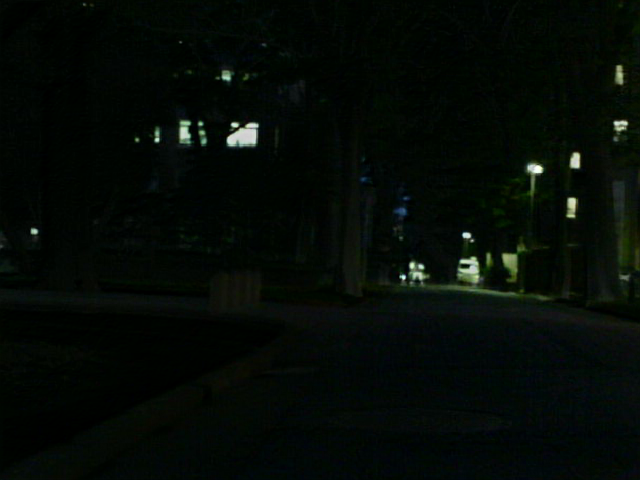
#> input picture SourceCode/Baseline/TarDAL/output/msrs/images/00020N.png, 640 x 480 px; its folder holds only this picture in this run
$ python verify_ag_calculation.py --image_path ../output/msrs/images/00020N.png   (older library calls are emulated)
#> lines starting #> are read from the running program, lines starting #| are printed output that depends on the picture; long printed decimals are rounded
"""
AG (Average Gradient) 计算验证脚本
检查并对比不同方法计算 AG 的结果，确保一致性

用法：
    python scripts/verify_ag_calculation.py --image_path path/to/image.png
"""

import os
import sys
import argparse
from pathlib import Path
import numpy as np
try:
    import cv2
    CV2_AVAILABLE = True
except ImportError:
    CV2_AVAILABLE = False

try:
    from scipy.ndimage import sobel, convolve
    SCIPY_AVAILABLE = True
except ImportError:
    SCIPY_AVAILABLE = False

import matplotlib.pyplot as plt

sys.path.insert(0, str(Path(__file__).parent.parent))


def rgb2gray(img):
    """RGB转灰度"""
    if len(img.shape) == 3:
        return cv2.cvtColor(img, cv2.COLOR_BGR2GRAY)
    return img


def average_gradient_sobel(img):
    """
    使用 Sobel 算子计算平均梯度 (原始方法)
    注意：scipy.ndimage.sobel 返回的梯度值会比 OpenCV 的 Sobel 大
    因为它使用 [-1, 0, 1] 而非 [-1, 0, 1]/8 的归一化
    """
    img = rgb2gray(img).astype(np.float64)

    gx = sobel(img, axis=1)  # 水平梯度
    gy = sobel(img, axis=0)  # 垂直梯度

    return np.mean(np.sqrt(gx ** 2 + gy ** 2))


def average_gradient_opencv(img):
    """
    使用 OpenCV Sobel 计算平均梯度
    这是更标准的实现方式
    """
    img = rgb2gray(img).astype(np.float64)

    gx = cv2.Sobel(img, cv2.CV_64F, 1, 0, ksize=3)
    gy = cv2.Sobel(img, cv2.CV_64F, 0, 1, ksize=3)

    return np.mean(np.sqrt(gx ** 2 + gy ** 2))


def average_gradient_prewitt(img):
    """使用 Prewitt 算子计算平均梯度"""
    img = rgb2gray(img).astype(np.float64)

    prewitt_x = np.array([[-1, 0, 1], [-1, 0, 1], [-1, 0, 1]])
    prewitt_y = np.array([[-1, -1, -1], [0, 0, 0], [1, 1, 1]])

    gx = convolve(img, prewitt_x)
    gy = convolve(img, prewitt_y)

    return np.mean(np.sqrt(gx ** 2 + gy ** 2))


def average_gradient_standard(img):
    """
    标准的平均梯度计算公式
    AG = (1/(M*N)) * sum(sqrt((dx)^2 + (dy)^2))
    其中 dx = I(i, j+1) - I(i, j), dy = I(i+1, j) - I(i, j)
    """
    img = rgb2gray(img).astype(np.float64)

    # 简单差分
    dx = np.diff(img, axis=1)
    dy = np.diff(img, axis=0)

    # 对齐尺寸
    dx = dx[:-1, :]
    dy = dy[:, :-1]

    gradient = np.sqrt(dx ** 2 + dy ** 2)
    return np.mean(gradient)


def average_gradient_normalized(img, normalize=True):
    """
    归一化的平均梯度计算
    如果 normalize=True，结果会除以 255 进行归一化
    """
    img = rgb2gray(img).astype(np.float64)

    if normalize:
        img = img / 255.0

    gx = cv2.Sobel(img, cv2.CV_64F, 1, 0, ksize=3)
    gy = cv2.Sobel(img, cv2.CV_64F, 0, 1, ksize=3)

    return np.mean(np.sqrt(gx ** 2 + gy ** 2))


def verify_ag_consistency(image_paths: list, method_names: list = None):
    """
    验证不同图像的 AG 计算一致性
    """
    if method_names is None:
        method_names = ['Image']

    results = []

    for i, img_path in enumerate(image_paths):
        if not os.path.exists(img_path):
            print(f"Warning: Image not found: {img_path}")
            continue

        img = cv2.imread(img_path)
        if img is None:
            print(f"Warning: Could not read image: {img_path}")
            continue

        name = method_names[i] if i < len(method_names) else Path(img_path).stem

        ag_sobel_scipy = average_gradient_sobel(img)
        ag_sobel_opencv = average_gradient_opencv(img)
        ag_prewitt = average_gradient_prewitt(img)
        ag_standard = average_gradient_standard(img)
        ag_normalized = average_gradient_normalized(img, normalize=True)

        results.append({
            'name': name,
            'path': img_path,
            'ag_sobel_scipy': ag_sobel_scipy,
            'ag_sobel_opencv': ag_sobel_opencv,
            'ag_prewitt': ag_prewitt,
            'ag_standard': ag_standard,
            'ag_normalized': ag_normalized
        })

    return results


def print_comparison_table(results: list):
    """打印对比表格"""
    print("\n" + "="*100)
    print("Average Gradient (AG) Calculation Comparison")
    print("="*100)
    print(f"\n{'Method':<15} {'Sobel(scipy)':<15} {'Sobel(cv2)':<15} {'Prewitt':<15} {'Standard':<15} {'Normalized':<15}")
    print("-" * 90)

    for r in results:
        print(f"{r['name']:<15} {r['ag_sobel_scipy']:<15.4f} {r['ag_sobel_opencv']:<15.4f} "
              f"{r['ag_prewitt']:<15.4f} {r['ag_standard']:<15.4f} {r['ag_normalized']:<15.6f}")

    print("\n" + "="*100)
    print("Analysis:")
    print("-" * 100)
    print("1. Sobel (scipy): Uses scipy.ndimage.sobel, returns larger values due to non-normalized kernel")
    print("2. Sobel (OpenCV): Uses cv2.Sobel with ksize=3, standard implementation")
    print("3. Prewitt: Uses Prewitt operator, similar to Sobel but with uniform weights")
    print("4. Standard: Simple pixel difference, most basic definition")
    print("5. Normalized: Sobel on [0,1] normalized image, produces small values")
    print("="*100)


# [43 lines left out: function analyze_ag_discrepancy, not called in this run]


def visualize_gradients(image_path: str, output_path: str = None):
    """可视化图像梯度"""
    img = cv2.imread(image_path)
    if img is None:
        print(f"Could not read image: {image_path}")
        return

    gray = rgb2gray(img).astype(np.float64)

    # 计算梯度
    gx = cv2.Sobel(gray, cv2.CV_64F, 1, 0, ksize=3)
    gy = cv2.Sobel(gray, cv2.CV_64F, 0, 1, ksize=3)
    magnitude = np.sqrt(gx ** 2 + gy ** 2)

    # 可视化
    fig, axes = plt.subplots(2, 2, figsize=(12, 10))

    axes[0, 0].imshow(cv2.cvtColor(img, cv2.COLOR_BGR2RGB))
    axes[0, 0].set_title('Original Image')
    axes[0, 0].axis('off')

    axes[0, 1].imshow(magnitude, cmap='hot')
    axes[0, 1].set_title(f'Gradient Magnitude\nAG = {np.mean(magnitude):.2f}')
    axes[0, 1].axis('off')

    axes[1, 0].imshow(np.abs(gx), cmap='hot')
    axes[1, 0].set_title('Horizontal Gradient (|Gx|)')
    axes[1, 0].axis('off')

    axes[1, 1].imshow(np.abs(gy), cmap='hot')
    axes[1, 1].set_title('Vertical Gradient (|Gy|)')
    axes[1, 1].axis('off')

    plt.tight_layout()

    if output_path:
        plt.savefig(output_path, dpi=300, bbox_inches='tight')
        print(f"Gradient visualization saved to {output_path}")
    else:
        plt.show()

    plt.close()


def main():
    parser = argparse.ArgumentParser(description='Verify AG Calculation')
    parser.add_argument('--image_path', type=str, help='Single image path to analyze')
    parser.add_argument('--fused_dir', type=str, help='Directory of fused images')
    parser.add_argument('--baseline_dir', type=str, help='Directory of baseline fused images')
    parser.add_argument('--output_dir', type=str, default='output/ag_analysis')
    args = parser.parse_args()

    output_dir = Path(args.output_dir)
    output_dir.mkdir(parents=True, exist_ok=True)

    args = parser.parse_args()

    output_dir = Path(args.output_dir)
    output_dir.mkdir(parents=True, exist_ok=True)

    if args.image_path:
        if not CV2_AVAILABLE:
            print("Error: opencv-python not installed.")
            return

        # 分析单张图像
        img = cv2.imread(args.image_path)
#> img is the input picture: shape (480, 640, 3); mean B, G, R 5.6, 10.3, 4.4
        if img is not None:
            print(f"\nAnalyzing: {args.image_path}")
            results = verify_ag_consistency([args.image_path], ['Input'])
#> in average_gradient_sobel, `gx = sobel(img, axis=1)`:
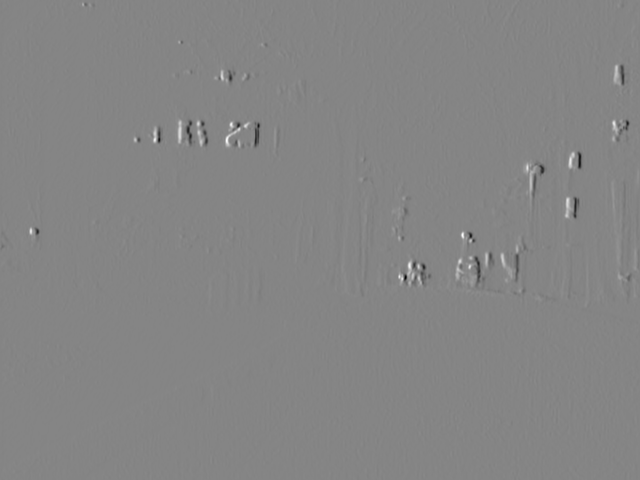
#> gx: shape (480, 640) float64; min -767, max 703, mean 0.1; drawn with min black and max white
#> in verify_ag_consistency, `ag_sobel_scipy = average_gradient_sobel(img)`: ag_sobel_scipy = 12.64
#> in verify_ag_consistency, `ag_sobel_opencv = average_gradient_opencv(img)`: ag_sobel_opencv = 12.63
#> in verify_ag_consistency, `ag_prewitt = average_gradient_prewitt(img)`: ag_prewitt = 9.35
#> in average_gradient_standard, `gradient = np.sqrt(dx ** 2 + dy ** 2)`:
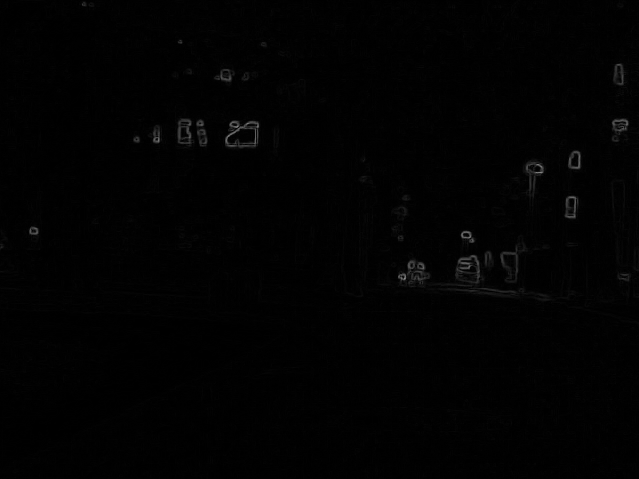
#> gradient: shape (479, 639) float64; min 0, max 138.3, mean 2
#> in verify_ag_consistency, `ag_standard = average_gradient_standard(img)`: ag_standard = 2
#> in verify_ag_consistency, `ag_normalized = average_gradient_normalized(img, normalize=True)`: ag_normalized = 0.0495
#> results = 1 item
            print_comparison_table(results)
#> the loop in print_comparison_table, `for r in results:` made 1 pass
#| Input           12.6436         12.6300         9.3537          2.0019          0.04953
            visualize_gradients(args.image_path, str(output_dir / 'gradient_visualization.png'))
#> in visualize_gradients, `plt.savefig(output_path, dpi=300, bbox_inches='tight')`:
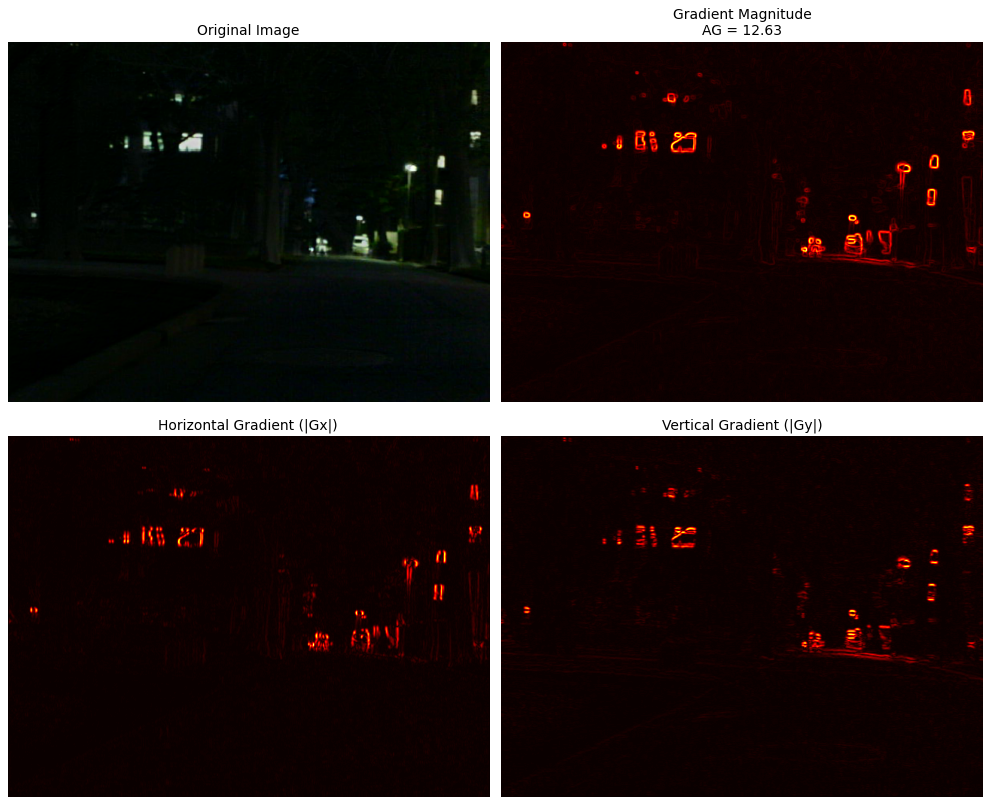
#> figure drawn by matplotlib, 4 panels

    elif args.fused_dir:
        if not CV2_AVAILABLE:
            print("Error: opencv-python not installed.")
            return

        # 分析整个目录
        fused_images = list(Path(args.fused_dir).glob('*.png'))[:10]  # 取前10张

        image_paths = [str(p) for p in fused_images]
        names = [p.stem for p in fused_images]

        results = verify_ag_consistency(image_paths, names)
        print_comparison_table(results)

        # 计算平均值
        print("\n--- Average AG Values ---")
        avg_sobel_scipy = np.mean([r['ag_sobel_scipy'] for r in results])
        avg_sobel_opencv = np.mean([r['ag_sobel_opencv'] for r in results])
        print(f"Average AG (Sobel scipy): {avg_sobel_scipy:.4f}")
        print(f"Average AG (Sobel OpenCV): {avg_sobel_opencv:.4f}")

    else:
        # 显示分析说明
        analyze_ag_discrepancy()

        print("\n\nUsage examples:")
        print("  python scripts/verify_ag_calculation.py --image_path output/msrs/images/00004N.png")
        print("  python scripts/verify_ag_calculation.py --fused_dir output/msrs/images")


if __name__ == '__main__':
    main()

$ run again, on SourceCode/Baseline/TarDAL/output/msrs/images/00024N.png
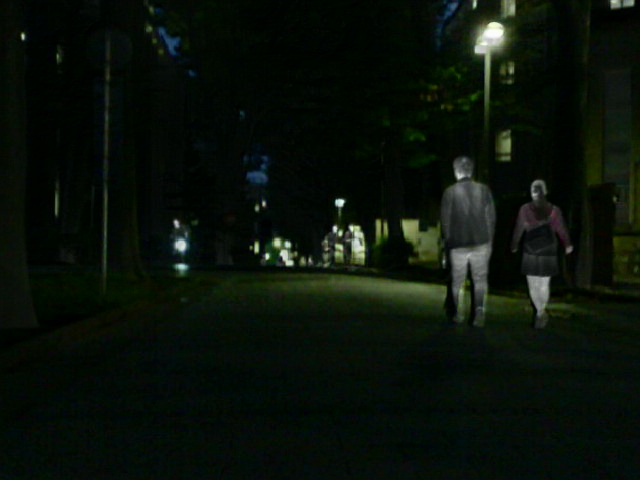
#> input picture SourceCode/Baseline/TarDAL/output/msrs/images/00024N.png, 640 x 480 px
#> in main, img is the input picture: shape (480, 640, 3); mean B, G, R 9.2, 17.2, 9.3
#> ag_sobel_scipy = 16.98
#> in average_gradient_prewitt, `gy = convolve(img, prewitt_y)`:
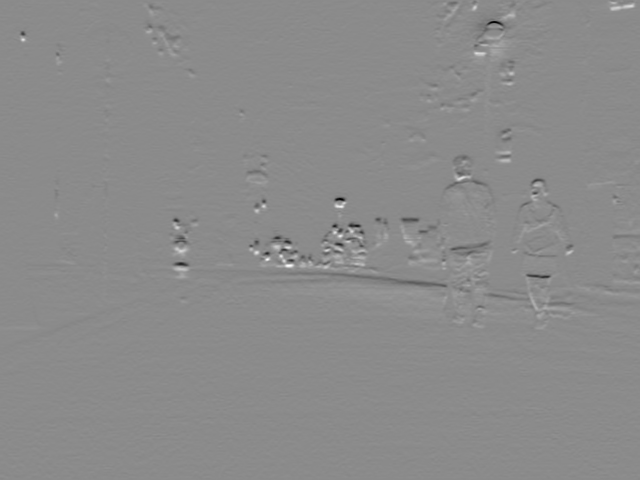
#> gy: shape (480, 640) float64; min -494, max 411, mean 0.1; drawn with min black and max white
#> ag_prewitt = 12.6
#> ag_standard = 2.58
#> ag_normalized = 0.0666
#> results = 1 item
#> the loop in print_comparison_table, `for r in results:` made 1 pass
#| Input           16.9843         16.9750         12.6011         2.5831          0.06657
#> in visualize_gradients, `plt.savefig(output_path, dpi=300, bbox_inches='tight')`:
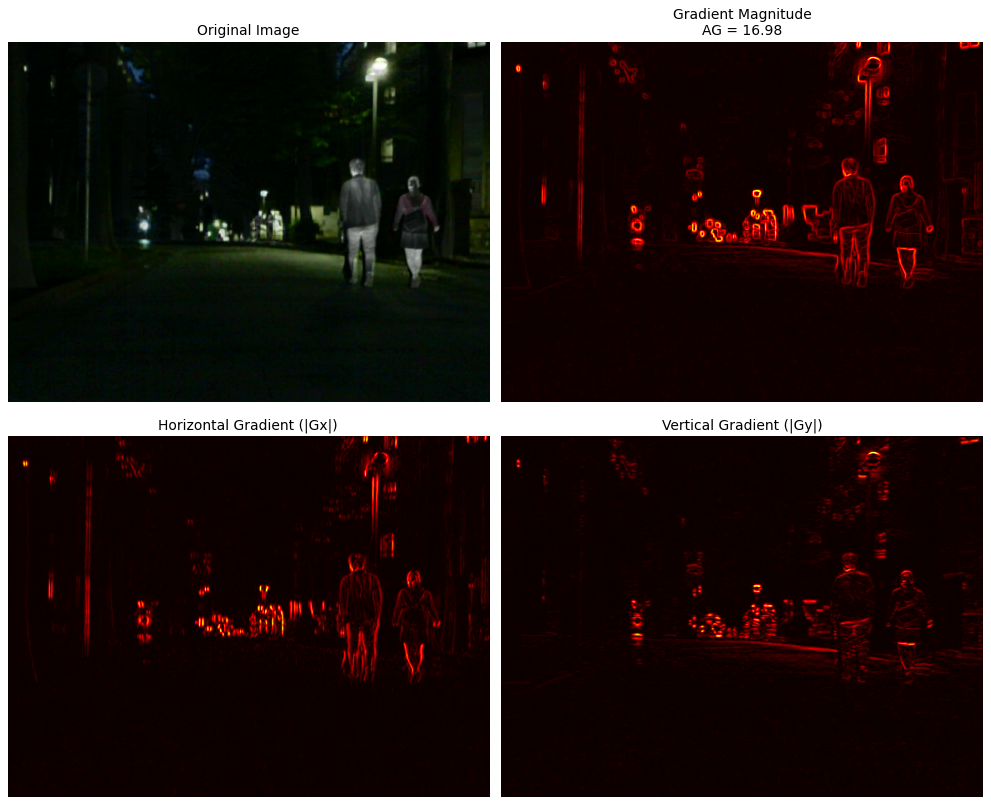
#> figure drawn by matplotlib, 4 panels
